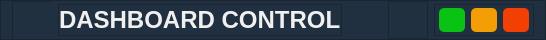
             <widget class="QFrame" name="title_bar">
              <property name="minimumSize">
               <size>
                <width>0</width>
                <height>40</height>
               </size>
              </property>
              <property name="maximumSize">
               <size>
                <width>16777215</width>
                <height>40</height>
               </size>
              </property>
              <property name="styleSheet">
               <string notr="true">background-color: rgb(32, 48, 64);</string>
              </property>
              <property name="frameShape">
               <enum>QFrame::StyledPanel</enum>
              </property>
              <property name="frameShadow">
               <enum>QFrame::Raised</enum>
              </property>
              <layout class="QHBoxLayout" name="horizontalLayout_4">
               <property name="topMargin">
                <number>0</number>
               </property>
               <property name="bottomMargin">
                <number>0</number>
               </property>
               <item>
                <widget class="QFrame" name="frame_icontitle">
                 <property name="minimumSize">
                  <size>
                   <width>40</width>
                   <height>0</height>
                  </size>
                 </property>
                 <property name="maximumSize">
                  <size>
                   <width>40</width>
                   <height>16777215</height>
                  </size>
                 </property>
                 <property name="frameShape">
                  <enum>QFrame::StyledPanel</enum>
                 </property>
                 <property name="frameShadow">
                  <enum>QFrame::Raised</enum>
                 </property>
                 <layout class="QHBoxLayout" name="horizontalLayout_6">
                  <property name="spacing">
                   <number>0</number>
                  </property>
                  <property name="leftMargin">
                   <number>0</number>
                  </property>
                  <property name="topMargin">
                   <number>0</number>
                  </property>
                  <property name="rightMargin">
                   <number>0</number>
                  </property>
                  <property name="bottomMargin">
                   <number>0</number>
                  </property>
                  <item>
                   <widget class="QLabel" name="label_2">
                    <property name="minimumSize">
                     <size>
                      <width>40</width>
                      <height>40</height>
                     </size>
                    </property>
                    <property name="maximumSize">
                     <size>
                      <width>40</width>
                      <height>40</height>
                     </size>
                    </property>
                    <property name="text">
                     <string/>
                    </property>
                    <property name="pixmap">
                     <pixmap>icons_svg/chip.png</pixmap>
                    </property>
                    <property name="scaledContents">
                     <bool>true</bool>
                    </property>
                   </widget>
                  </item>
                 </layout>
                </widget>
               </item>
               <item>
                <widget class="QFrame" name="frame_8">
                 <property name="minimumSize">
                  <size>
                   <width>0</width>
                   <height>32</height>
                  </size>
                 </property>
                 <property name="maximumSize">
                  <size>
                   <width>16777215</width>
                   <height>32</height>
                  </size>
                 </property>
                 <property name="frameShape">
                  <enum>QFrame::StyledPanel</enum>
                 </property>
                 <property name="frameShadow">
                  <enum>QFrame::Raised</enum>
                 </property>
                 <layout class="QVBoxLayout" name="verticalLayout_3">
                  <property name="spacing">
                   <number>0</number>
                  </property>
                  <property name="leftMargin">
                   <number>0</number>
                  </property>
                  <property name="topMargin">
                   <number>0</number>
                  </property>
                  <property name="rightMargin">
                   <number>0</number>
                  </property>
                  <property name="bottomMargin">
                   <number>0</number>
                  </property>
                  <item>
                   <widget class="QLabel" name="label">
                    <property name="font">
                     <font>
                      <pointsize>18</pointsize>
                      <weight>75</weight>
                      <bold>true</bold>
                     </font>
                    </property>
                    <property name="styleSheet">
                     <string notr="true">color: rgb(240, 240, 240);</string>
                    </property>
                    <property name="text">
                     <string>DASHBOARD CONTROL</string>
                    </property>
                   </widget>
                  </item>
                 </layout>
                </widget>
               </item>
               <item>
                <spacer name="horizontalSpacer_3">
                 <property name="orientation">
                  <enum>Qt::Horizontal</enum>
                 </property>
                 <property name="sizeHint" stdset="0">
                  <size>
                   <width>40</width>
                   <height>20</height>
                  </size>
                 </property>
                </spacer>
               </item>
               <item>
                <widget class="QFrame" name="title_extra_btns">
                 <property name="minimumSize">
                  <size>
                   <width>40</width>
                   <height>0</height>
                  </size>
                 </property>
                 <property name="frameShape">
                  <enum>QFrame::StyledPanel</enum>
                 </property>
                 <property name="frameShadow">
                  <enum>QFrame::Raised</enum>
                 </property>
                 <layout class="QHBoxLayout" name="title_extra_btns_layout">
                  <property name="spacing">
                   <number>4</number>
                  </property>
                  <property name="leftMargin">
                   <number>0</number>
                  </property>
                  <property name="topMargin">
                   <number>0</number>
                  </property>
                  <property name="rightMargin">
                   <number>0</number>
                  </property>
                  <property name="bottomMargin">
                   <number>0</number>
                  </property>
                 </layout>
                </widget>
               </item>
               <item>
                <widget class="QFrame" name="frame_btnswindow">
                 <property name="minimumSize">
                  <size>
                   <width>100</width>
                   <height>32</height>
                  </size>
                 </property>
                 <property name="maximumSize">
                  <size>
                   <width>100</width>
                   <height>32</height>
                  </size>
                 </property>
                 <property name="frameShape">
                  <enum>QFrame::StyledPanel</enum>
                 </property>
                 <property name="frameShadow">
                  <enum>QFrame::Raised</enum>
                 </property>
                 <layout class="QHBoxLayout" name="horizontalLayout_5">
                  <property name="spacing">
                   <number>6</number>
                  </property>
                  <property name="leftMargin">
                   <number>4</number>
                  </property>
                  <property name="topMargin">
                   <number>0</number>
                  </property>
                  <property name="rightMargin">
                   <number>4</number>
                  </property>
                  <property name="bottomMargin">
                   <number>0</number>
                  </property>
                  <item>
                   <widget class="QPushButton" name="btn_minize">
                    <property name="minimumSize">
                     <size>
                      <width>0</width>
                      <height>24</height>
                     </size>
                    </property>
                    <property name="maximumSize">
                     <size>
                      <width>16777215</width>
                      <height>24</height>
                     </size>
                    </property>
                    <property name="styleSheet">
                     <string notr="true">background-color: rgba(0, 255, 0, 180);
border-radius: 5px;</string>
                    </property>
                    <property name="text">
                     <string/>
                    </property>
                    <property name="icon">
                     <iconset>
                      <normaloff>icons_svg/cil-window-minimize.svg</normaloff>icons_svg/cil-window-minimize.svg</iconset>
                    </property>
                   </widget>
                  </item>
                  <item>
                   <widget class="QPushButton" name="btn_restore">
                    <property name="minimumSize">
                     <size>
                      <width>0</width>
                      <height>24</height>
                     </size>
                    </property>
                    <property name="maximumSize">
                     <size>
                      <width>16777215</width>
                      <height>24</height>
                     </size>
                    </property>
                    <property name="styleSheet">
                     <string notr="true">background-color: rgba(255, 165, 0, 240);
border-radius: 5px;</string>
                    </property>
                    <property name="text">
                     <string/>
                    </property>
                    <property name="icon">
                     <iconset>
                      <normaloff>icons_svg/cil-window-maximize.svg</normaloff>icons_svg/cil-window-maximize.svg</iconset>
                    </property>
                   </widget>
                  </item>
                  <item>
                   <widget class="QPushButton" name="btn_close">
                    <property name="minimumSize">
                     <size>
                      <width>0</width>
                      <height>24</height>
                     </size>
                    </property>
                    <property name="maximumSize">
                     <size>
                      <width>16777215</width>
                      <height>24</height>
                     </size>
                    </property>
                    <property name="styleSheet">
                     <string notr="true">background-color: rgba(255, 64, 0, 240);
border-radius: 5px;</string>
                    </property>
                    <property name="text">
                     <string/>
                    </property>
                    <property name="icon">
                     <iconset>
                      <normaloff>icons_svg/cil-x.svg</normaloff>icons_svg/cil-x.svg</iconset>
                    </property>
                   </widget>
                  </item>
                 </layout>
                </widget>
               </item>
              </layout>
             </widget>
